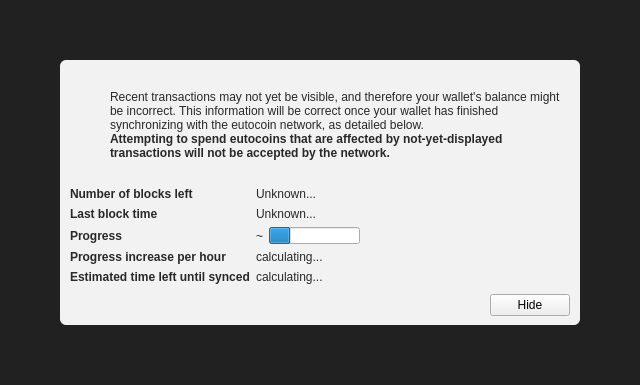
<?xml version="1.0" encoding="UTF-8"?>
<ui version="4.0">
 <class>ModalOverlay</class>
 <widget class="ModalOverlay" name="ModalOverlay">
  <property name="geometry">
   <rect>
    <x>0</x>
    <y>0</y>
    <width>640</width>
    <height>385</height>
   </rect>
  </property>
  <property name="windowTitle">
   <string>Form</string>
  </property>
  <layout class="QVBoxLayout" name="verticalLayout" stretch="0">
   <property name="sizeConstraint">
    <enum>QLayout::SetDefaultConstraint</enum>
   </property>
   <property name="leftMargin">
    <number>0</number>
   </property>
   <property name="topMargin">
    <number>0</number>
   </property>
   <property name="rightMargin">
    <number>0</number>
   </property>
   <property name="bottomMargin">
    <number>0</number>
   </property>
   <item>
    <widget class="QWidget" name="bgWidget" native="true">
     <property name="styleSheet">
      <string notr="true">#bgWidget { background: rgba(0,0,0,220); }</string>
     </property>
     <layout class="QVBoxLayout" name="verticalLayoutMain" stretch="1">
      <property name="leftMargin">
       <number>60</number>
      </property>
      <property name="topMargin">
       <number>60</number>
      </property>
      <property name="rightMargin">
       <number>60</number>
      </property>
      <property name="bottomMargin">
       <number>60</number>
      </property>
      <item>
       <widget class="QWidget" name="contentWidget" native="true">
        <property name="styleSheet">
         <string notr="true">#contentWidget { background: rgba(255,255,255,240); border-radius: 6px; }

QLabel { color: rgb(40,40,40);  }</string>
        </property>
        <layout class="QVBoxLayout" name="verticalLayoutSub" stretch="1,0,0,0">
         <property name="spacing">
          <number>0</number>
         </property>
         <property name="leftMargin">
          <number>10</number>
         </property>
         <property name="topMargin">
          <number>10</number>
         </property>
         <property name="rightMargin">
          <number>10</number>
         </property>
         <property name="bottomMargin">
          <number>10</number>
         </property>
         <item>
          <layout class="QHBoxLayout" name="horizontalLayoutIconText" stretch="0,1">
           <property name="topMargin">
            <number>20</number>
           </property>
           <item>
            <layout class="QVBoxLayout" name="verticalLayoutIcon">
             <property name="leftMargin">
              <number>0</number>
             </property>
             <item>
              <widget class="QPushButton" name="warningIcon">
               <property name="enabled">
                <bool>false</bool>
               </property>
               <property name="text">
                <string/>
               </property>
               <property name="icon">
                <iconset>
                 <normaloff>:/icons/warning</normaloff>
                 <disabledoff>:/icons/warning</disabledoff>:/icons/warning</iconset>
               </property>
               <property name="iconSize">
                <size>
                 <width>48</width>
                 <height>48</height>
                </size>
               </property>
               <property name="flat">
                <bool>true</bool>
               </property>
              </widget>
             </item>
             <item>
              <spacer name="verticalSpacerWarningIcon">
               <property name="orientation">
                <enum>Qt::Vertical</enum>
               </property>
               <property name="sizeHint" stdset="0">
                <size>
                 <width>20</width>
                 <height>40</height>
                </size>
               </property>
              </spacer>
             </item>
            </layout>
           </item>
           <item>
            <layout class="QVBoxLayout" name="verticalLayoutInfoText">
             <property name="leftMargin">
              <number>0</number>
             </property>
             <property name="topMargin">
              <number>0</number>
             </property>
             <item>
              <widget class="QLabel" name="infoText">
               <property name="text">
                <string>Recent transactions may not yet be visible, and therefore your wallet's balance might be incorrect. This information will be correct once your wallet has finished synchronizing with the eutocoin network, as detailed below.</string>
               </property>
               <property name="textFormat">
                <enum>Qt::RichText</enum>
               </property>
               <property name="wordWrap">
                <bool>true</bool>
               </property>
              </widget>
             </item>
             <item>
              <widget class="QLabel" name="infoTextStrong">
               <property name="font">
                <font>
                 <weight>75</weight>
                 <bold>true</bold>
                </font>
               </property>
               <property name="text">
                <string>Attempting to spend eutocoins that are affected by not-yet-displayed transactions will not be accepted by the network.</string>
               </property>
               <property name="textFormat">
                <enum>Qt::RichText</enum>
               </property>
               <property name="wordWrap">
                <bool>true</bool>
               </property>
              </widget>
             </item>
             <item>
              <spacer name="verticalSpacerInTextSpace">
               <property name="orientation">
                <enum>Qt::Vertical</enum>
               </property>
               <property name="sizeHint" stdset="0">
                <size>
                 <width>20</width>
                 <height>40</height>
                </size>
               </property>
              </spacer>
             </item>
            </layout>
           </item>
          </layout>
         </item>
         <item>
          <spacer name="verticalSpacerAfterText">
           <property name="orientation">
            <enum>Qt::Vertical</enum>
           </property>
           <property name="sizeHint" stdset="0">
            <size>
             <width>20</width>
             <height>40</height>
            </size>
           </property>
          </spacer>
         </item>
         <item>
          <layout class="QFormLayout" name="formLayout">
           <property name="fieldGrowthPolicy">
            <enum>QFormLayout::FieldsStayAtSizeHint</enum>
           </property>
           <property name="horizontalSpacing">
            <number>6</number>
           </property>
           <property name="verticalSpacing">
            <number>6</number>
           </property>
           <property name="topMargin">
            <number>10</number>
           </property>
           <item row="0" column="0">
            <widget class="QLabel" name="labelNumberOfBlocksLeft">
             <property name="font">
              <font>
               <weight>75</weight>
               <bold>true</bold>
              </font>
             </property>
             <property name="text">
              <string>Number of blocks left</string>
             </property>
            </widget>
           </item>
           <item row="0" column="1">
            <widget class="QLabel" name="numberOfBlocksLeft">
             <property name="text">
              <string>Unknown...</string>
             </property>
            </widget>
           </item>
           <item row="1" column="0">
            <widget class="QLabel" name="labelLastBlockTime">
             <property name="font">
              <font>
               <weight>75</weight>
               <bold>true</bold>
              </font>
             </property>
             <property name="text">
              <string>Last block time</string>
             </property>
            </widget>
           </item>
           <item row="1" column="1">
            <widget class="QLabel" name="newestBlockDate">
             <property name="sizePolicy">
              <sizepolicy hsizetype="Maximum" vsizetype="Preferred">
               <horstretch>0</horstretch>
               <verstretch>0</verstretch>
              </sizepolicy>
             </property>
             <property name="text">
              <string>Unknown...</string>
             </property>
            </widget>
           </item>
           <item row="2" column="0">
            <widget class="QLabel" name="labelSyncDone">
             <property name="font">
              <font>
               <weight>75</weight>
               <bold>true</bold>
              </font>
             </property>
             <property name="text">
              <string>Progress</string>
             </property>
            </widget>
           </item>
           <item row="2" column="1">
            <layout class="QHBoxLayout" name="horizontalLayoutSync" stretch="0,1">
             <item>
              <widget class="QLabel" name="percentageProgress">
               <property name="text">
                <string notr="true">~</string>
               </property>
              </widget>
             </item>
             <item>
              <widget class="QProgressBar" name="progressBar">
               <property name="value">
                <number>24</number>
               </property>
               <property name="format">
                <string/>
               </property>
              </widget>
             </item>
            </layout>
           </item>
           <item row="4" column="0">
            <widget class="QLabel" name="labelProgressIncrease">
             <property name="font">
              <font>
               <weight>75</weight>
               <bold>true</bold>
              </font>
             </property>
             <property name="text">
              <string>Progress increase per hour</string>
             </property>
            </widget>
           </item>
           <item row="4" column="1">
            <widget class="QLabel" name="progressIncreasePerH">
             <property name="text">
              <string>calculating...</string>
             </property>
            </widget>
           </item>
           <item row="5" column="0">
            <widget class="QLabel" name="labelEstimatedTimeLeft">
             <property name="font">
              <font>
               <weight>75</weight>
               <bold>true</bold>
              </font>
             </property>
             <property name="text">
              <string>Estimated time left until synced</string>
             </property>
            </widget>
           </item>
           <item row="5" column="1">
            <widget class="QLabel" name="expectedTimeLeft">
             <property name="text">
              <string>calculating...</string>
             </property>
            </widget>
           </item>
          </layout>
         </item>
         <item>
          <layout class="QHBoxLayout" name="horizontalLayoutButtons">
           <property name="leftMargin">
            <number>10</number>
           </property>
           <property name="topMargin">
            <number>10</number>
           </property>
           <item>
            <spacer name="horizontalSpacer">
             <property name="orientation">
              <enum>Qt::Horizontal</enum>
             </property>
             <property name="sizeHint" stdset="0">
              <size>
               <width>40</width>
               <height>20</height>
              </size>
             </property>
            </spacer>
           </item>
           <item>
            <widget class="QPushButton" name="closeButton">
             <property name="text">
              <string>Hide</string>
             </property>
            </widget>
           </item>
          </layout>
         </item>
        </layout>
       </widget>
      </item>
     </layout>
    </widget>
   </item>
  </layout>
 </widget>
 <customwidgets>
  <customwidget>
   <class>ModalOverlay</class>
   <extends>QWidget</extends>
   <header>modaloverlay.h</header>
   <container>1</container>
  </customwidget>
 </customwidgets>
 <resources/>
 <connections/>
</ui>
